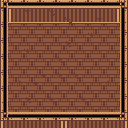

A level layout from a 2D game, rendered from its tile map. Below: a short description, then the map file with its tile-grid data intact:
An orthogonal 16x16 tile map with 8x8 px tiles, 2 tile layers (Background, Damage) and 1 object (Player).

<map version="1.0" tiledversion="1.1.5" orientation="orthogonal" renderorder="right-down" width="16" height="16" tilewidth="8" tileheight="8" infinite="0" nextobjectid="7">
 <tileset firstgid="1" source="woodInteriorTiles.tsx" />
 <layer name="Background" width="16" height="16">
  <data encoding="csv">
11,16,17,16,17,16,17,16,17,16,17,16,17,16,17,18,
21,51,52,53,54,55,56,57,52,53,54,55,56,57,58,28,
31,61,62,63,64,65,66,67,62,63,64,65,66,67,68,38,
21,71,72,71,72,71,72,71,72,71,72,71,72,71,72,38,
31,72,73,72,73,72,73,72,73,72,73,72,73,72,73,28,
21,71,72,71,72,71,72,71,72,71,72,71,72,71,72,38,
31,72,73,72,73,72,73,72,73,72,73,72,73,72,73,28,
21,71,72,71,72,71,72,71,72,71,72,71,72,71,72,38,
31,72,73,72,73,72,73,72,73,72,73,72,73,72,73,28,
21,71,72,71,72,71,72,71,72,71,72,71,72,71,72,38,
31,72,73,72,73,72,73,72,73,72,73,72,73,72,73,28,
21,71,72,71,72,71,72,71,72,71,72,71,72,71,72,38,
31,72,73,72,73,72,73,72,73,72,73,72,73,72,73,28,
31,71,72,71,72,71,72,71,72,71,72,71,72,71,72,38,
41,42,43,42,43,42,43,42,43,42,43,42,43,42,43,48,
51,52,53,54,55,56,57,58,51,52,53,54,55,56,57,58
</data>
 </layer>
 <layer name="Damage" width="16" height="16">
  <data encoding="csv">
0,0,0,0,0,0,0,0,0,0,0,0,0,0,0,0,
0,0,0,70,0,0,49,0,0,0,0,0,0,0,0,0,
0,0,0,0,0,0,0,0,49,0,0,0,70,0,0,0,
0,0,0,0,0,0,0,0,0,0,0,0,0,0,0,0,
0,0,0,0,0,0,0,0,0,0,0,70,0,0,0,0,
0,0,0,0,0,0,0,0,79,0,0,0,0,0,0,0,
0,0,0,70,0,0,0,0,0,0,0,0,0,0,0,0,
0,0,0,0,0,0,0,79,0,0,0,0,0,0,0,0,
0,0,0,0,0,0,0,0,0,0,0,0,0,0,0,0,
0,0,0,0,0,69,0,79,0,79,0,0,0,0,0,0,
0,0,80,0,69,0,0,0,0,0,0,0,0,80,0,0,
0,0,0,0,0,0,0,0,0,0,0,0,0,0,0,0,
0,0,0,79,0,0,49,0,0,0,49,0,0,0,0,0,
0,0,0,0,0,0,0,0,0,0,0,0,0,0,0,0,
0,0,0,0,0,0,0,0,0,0,0,0,0,0,0,0,
0,0,0,0,0,0,0,0,0,0,0,0,0,0,0,0
</data>
 </layer>
 <objectgroup name="Events">
  <object id="5" name="Player" x="64" y="64" width="8" height="8" />
 </objectgroup>
</map>